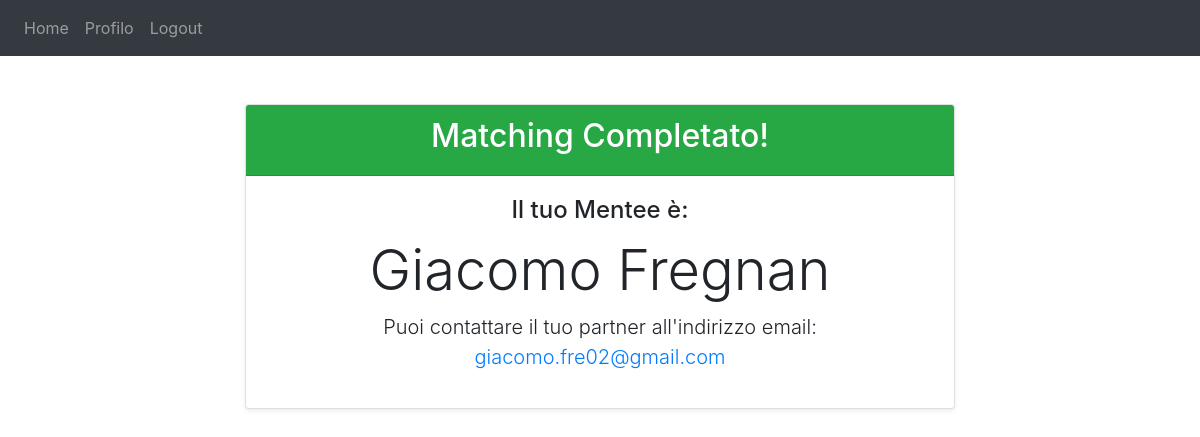
The app's page /state (signed in) with its own data.
### website/models.py (models this page shows)
class User(db.Model, UserMixin):
    id = db.Column(db.Integer, primary_key=True)
    email = db.Column(db.String(150), unique=True)
    password = db.Column(db.String(150))
    first_name = db.Column(db.String(150))
    surname = db.Column(db.String(150))
    is_admin = db.Column(db.Boolean, default=False, nullable=False)
    university = db.Column(db.String(150))
    current_status = db.Column(db.String(150))
    field_of_study = db.Column(db.String(150))
    participation_role = db.Column(db.String(150))
    time_commitment = db.Column(db.String(150))
    communication = db.Column(db.String(150))
    improve_communication = db.Column(db.String(150))
    help_writing_paper = db.Column(db.String(150))
    maximize_conference_experience = db.Column(db.String(150))
    help_choice_time_abroad = db.Column(db.String(150))
    phd_work_balance = db.Column(db.String(150))
    phd_family_balance = db.Column(db.String(150))
    improve_soft_skills = db.Column(db.String(150))
    help_academic_career = db.Column(db.String(150))
    help_industrial_career = db.Column(db.String(150))
    talk_mental_wellbeing = db.Column(db.String(150))
    discovery = db.Column(db.String(150))
    advice = db.Column(db.String(150))
    promotion_help = db.Column(db.String(150))
    matching_status = db.Column(db.Integer, default=None, nullable=True)

### website/views.py (the view)
@views.route('/state', methods=['GET', 'POST'])
@login_required
def state():
    partner = None
    if current_user.matching_status == 0:
        match_come_mentee = Match.query.filter_by(
            mentee_id=current_user.id,
            status='Approved'
        ).first()
        match_come_mentor = Match.query.filter_by(
            mentor_id=current_user.id,
            status='Approved'
        ).first()
        if match_come_mentee:
            partner = match_come_mentee.mentor
        elif match_come_mentor:
            partner = match_come_mentor.mentee
    return render_template("state.html", user=current_user, partner=partner)

### website/templates/state.html (shortened to what this page needs)
{% extends "base.html" %}
{% block content %}
<div class="container mt-5">
  <div class="row justify-content-center">
    <div class="col-md-8">
      {% if partner %}
        <div class="card text-center shadow-sm">
          <div class="card-header bg-success text-white">
            <h2>Matching Completato!</h2>
          </div>
          <div class="card-body">
            <h4 class="card-title">
              {% if current_user.participation_role.startswith('Mentee') %}
                Il tuo Mentore è:
              {% else %}
                Il tuo Mentee è:
              {% endif %}
            </h4>
            <h1 class="display-4">{{ partner.first_name }} {{ partner.surname }}</h1>
            <p class="lead">
              Puoi contattare il tuo partner all'indirizzo email:
              <a href="mailto:{{ partner.email }}">{{ partner.email }}</a>
            </p>
          </div>
        </div>
      {% endif %}
    </div>
  </div>
</div>
{% endblock %}

### records on screen
User: first_name "Giacomo", surname "Fregnan", email "giacomo.fre02@gmail.com"
